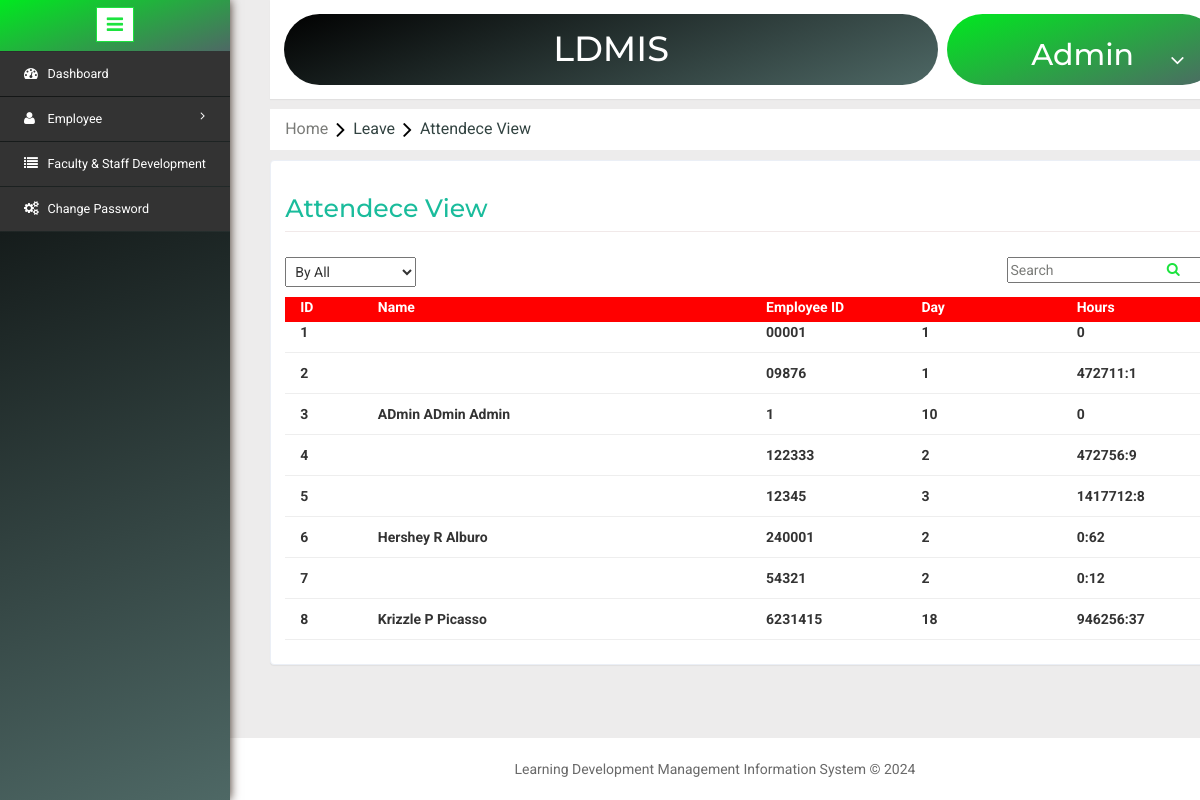
Page /atten.php (signed in) on the committed database.
### tables this page shows
CREATE TABLE `dailyworkload` (
  `DailyWorkLoadId` bigint(20) NOT NULL,
  `EmpId` varchar(50) NOT NULL,
  `LoginDate` datetime DEFAULT NULL,
  `LogoutDate` datetime DEFAULT NULL,
  `DailyWorkingminutes` int(11) DEFAULT NULL
);

### atten.php (the view, shortened to what this page needs)
<?php include('header.php');?>
<?php
  	$dbs = new database();
  	$db=$dbs->connection();
  	$SelectedSortById = "";
  	if (isset($_POST['yearss']))
  	{
  		$by = $_POST['by'];
  		if($by == 3)
  		{
	  		$by = $_POST['by'];
	  		$SelectedSortById = $by;
	  		$daty = $_POST['years'];
	  		$viewatten = mysqli_query($db,"SELECT *,COUNT(EmpId) as TotalDays,sum(DailyWorkingminutes) as TotalMinute,(SELECT Concat(FirstName,' ',MiddleName,' ',LastName) from employee where EmployeeId=d.EmpId) as FullName,SUBSTR(LoginDate,1,7) FROM dailyworkload d where SUBSTR(d.LoginDate,1,4)='$daty' group by EmpId");
  		}
  		else if($by == 2)
  		{
  			$by = $_POST['by'];
	  		$SelectedSortById = $by;
	  		$daty = $_POST['years'];
	  		$m = $_POST['months'];
	  		$da = $daty."-".$m;
	  		$viewatten=mysqli_query($db,"SELECT *,COUNT(EmpId) as TotalDays,sum(DailyWorkingminutes) as TotalMinute,(SELECT Concat(FirstName,' ',MiddleName,' ',LastName) from employee where EmployeeId=d.EmpId) as FullName,SUBSTR(LoginDate,1,4) FROM dailyworkload d where SUBSTR(d.LoginDate,1,7)='$da' group by EmpId");
  		}
  		else
  		{
  			$viewatten = mysqli_query($db,"SELECT *,COUNT(EmpId) as TotalDays,sum(DailyWorkingminutes) as TotalMinute,(SELECT Concat(FirstName,' ',MiddleName,' ',LastName) from employee where EmployeeId=d.EmpId) as FullName FROM `dailyworkload` d group by EmpId");
  		}
  	}
  	else
  	{
  		$viewatten = mysqli_query($db,"SELECT *,COUNT(EmpId) as TotalDays,sum(DailyWorkingminutes) as TotalMinute,(SELECT Concat(FirstName,' ',MiddleName,' ',LastName) from employee where EmployeeId=d.EmpId) as FullName FROM `dailyworkload` d group by EmpId");
  	}
?>
<ol class="breadcrumb" style="margin: 10px 0px ! important;">
    <li class="breadcrumb-item"><a href="Home.php">Home</a><i class="fa fa-angle-right"></i>Leave<i class="fa fa-angle-right"></i>Attendece View</li>
</ol>
<form method="post">
<div class="validation-form" style="margin-bottom: 30px;">
	<h2 style="color: #1abc9c;">Attendece View</h2>
	<div class="row" style="margin-bottom: 10px;">
		<div class="col-md-2">
			<select id="sortby" name="by" style="text-transform: capitalize;" onchange="sortbychange();" onclick="sortbychange();">
				<option value="1" <?php if($SelectedSortById==1){echo "selected";} ?>>By All</option>
			</select>
		</div>
		<div class="col-md-2">
		</div>
		<div class="col-md-2">
		</div>
		<div class="col-md-1">
		</div>
		<div class="col-md-1"></div>
		<div class="col-md-1"></div>
		<div class="col-md-2">
			<input placeholder="Search" value="<?php echo(isset($SearchName))?$SearchName:''; ?>" type="search-box" name="search" style="padding-right: 40px;">
		</div>
		<div class="col-md-1">
			<a href="atten.php?id=search"><i class="fa fa-search" style="padding-top: 5px;" aria-hidden="true"></i></a>
		</div>
	</div>
	<div class="row" style="color: white; margin-right: 0; margin-left:0;">
		<div class="col-md-1" style="background-color: red;">
			<label>ID</label>
		</div>
		<div class="col-md-5" style="background-color: red;">
			<label>Name</label>
		</div>
		<div class="col-md-2" style="background-color: red;">
			<label>Employee ID</label>
		</div>
		<div class="col-md-2" style="background-color: red;">
			<label>Day</label>
		</div>
		<div class="col-md-2" style="background-color: red;">
			<label>Hours</label>
		</div>
	</div>
	<?php $i=1; while($row = mysqli_fetch_assoc($viewatten)) {
		$day =$row['TotalDays'];
		$hours =$row['TotalMinute']/60;  $h = str_replace('.',':',round($hours,2));?>
	<div class="row" style="margin-right: 0; margin-left: 0;">
		<div class="col-md-1">
			<label><?php $i=$i; echo $i; $i++;?></label>
		</div>
		<div class="col-md-5">
			<label><?php echo(isset($row['FullName']))?$row['FullName']:"";?></label>
		</div>
		<div class="col-md-2">
			<label><?php echo(isset($row['EmpId']))?$row['EmpId']:"";?></label>
		</div>
		<div class="col-md-2">
			<label><?php echo(isset($day))?$day:"";?></label>
		</div>
		<div class="col-md-2">
			<label><?php echo(isset($h))?$h:"";?></label>
		</div>
	</div><hr style="margin-bottom: 10px;margin-top: 5px;border-top: 1px solid #eee;">
	<?php } ?>
</div>
</form>
<?php include('footer.php'); ?>

### rows in the picture
dailyworkload: EmpId "00001", day "1", h "0"
dailyworkload: EmpId "09876", day "1", h "472711:1"
dailyworkload: FullName "ADmin ADmin Admin", EmpId "1", day "10", h "0"
dailyworkload: EmpId "122333", day "2", h "472756:9"
dailyworkload: EmpId "12345", day "3", h "1417712:8"
dailyworkload: FullName "Hershey R Alburo", EmpId "240001", day "2", h "0:62"
dailyworkload: EmpId "54321", day "2", h "0:12"
dailyworkload: FullName "Krizzle P Picasso", EmpId "6231415", day "18", h "946256:37"
